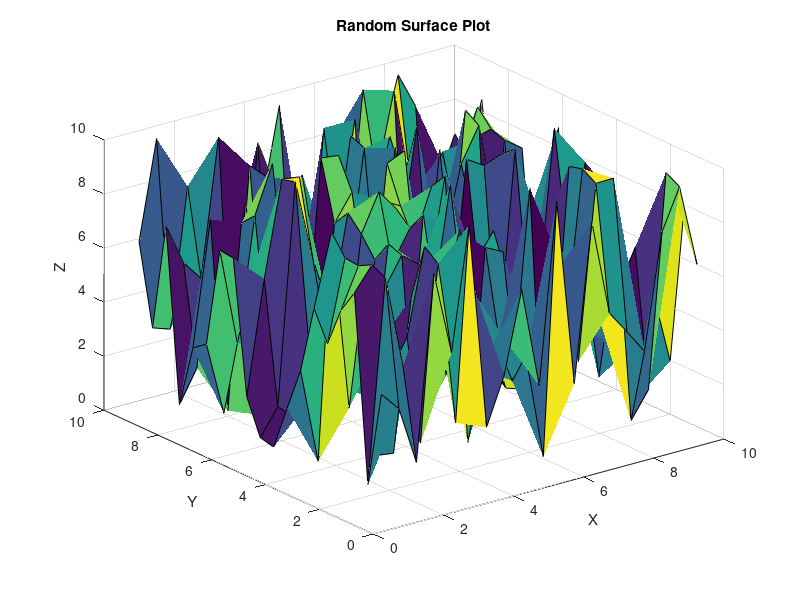

Write MATLAB code to recreate this figure.
% Day 089: Random Surface Plot
[X, Y] = meshgrid(1:0.5:10, 1:0.5:10);
Z = rand(size(X)) * 10;
surf(X, Y, Z);
title('Random Surface Plot');
xlabel('X');
ylabel('Y');
zlabel('Z');
